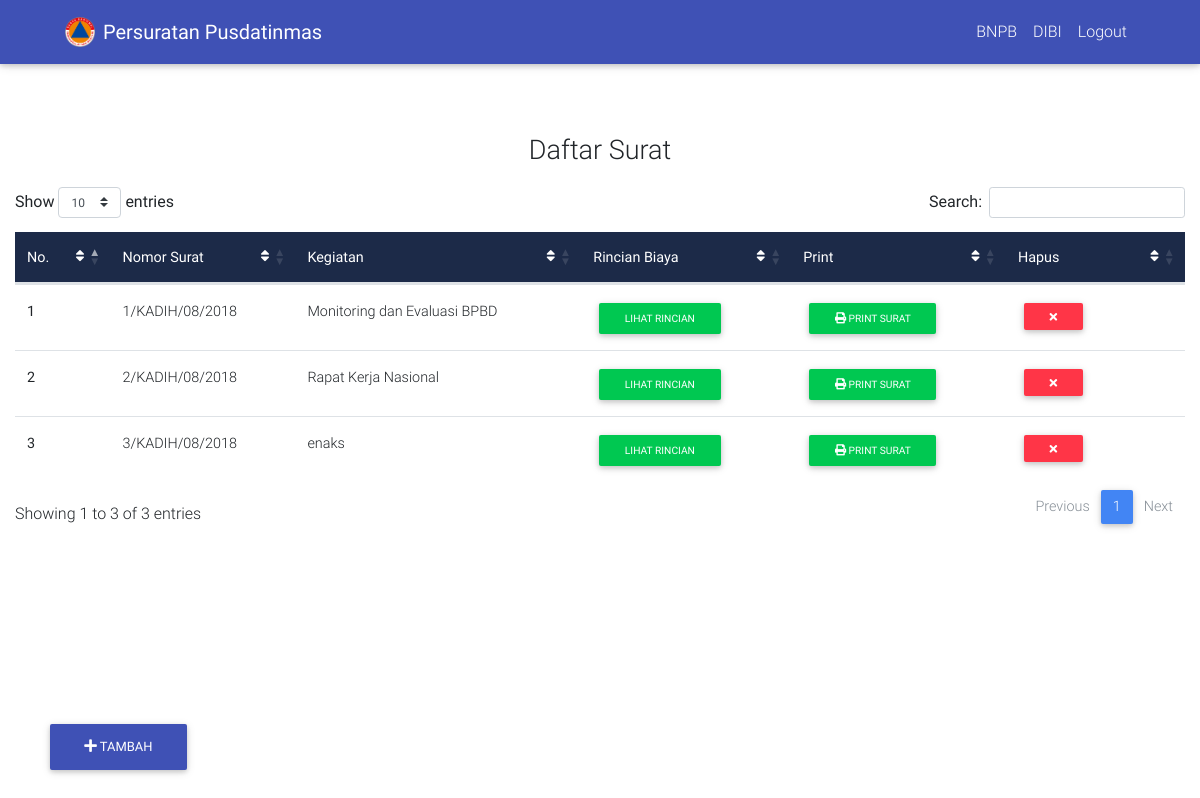
/index.php/home/lihat_surat, run on an earlier commit of the app's database.
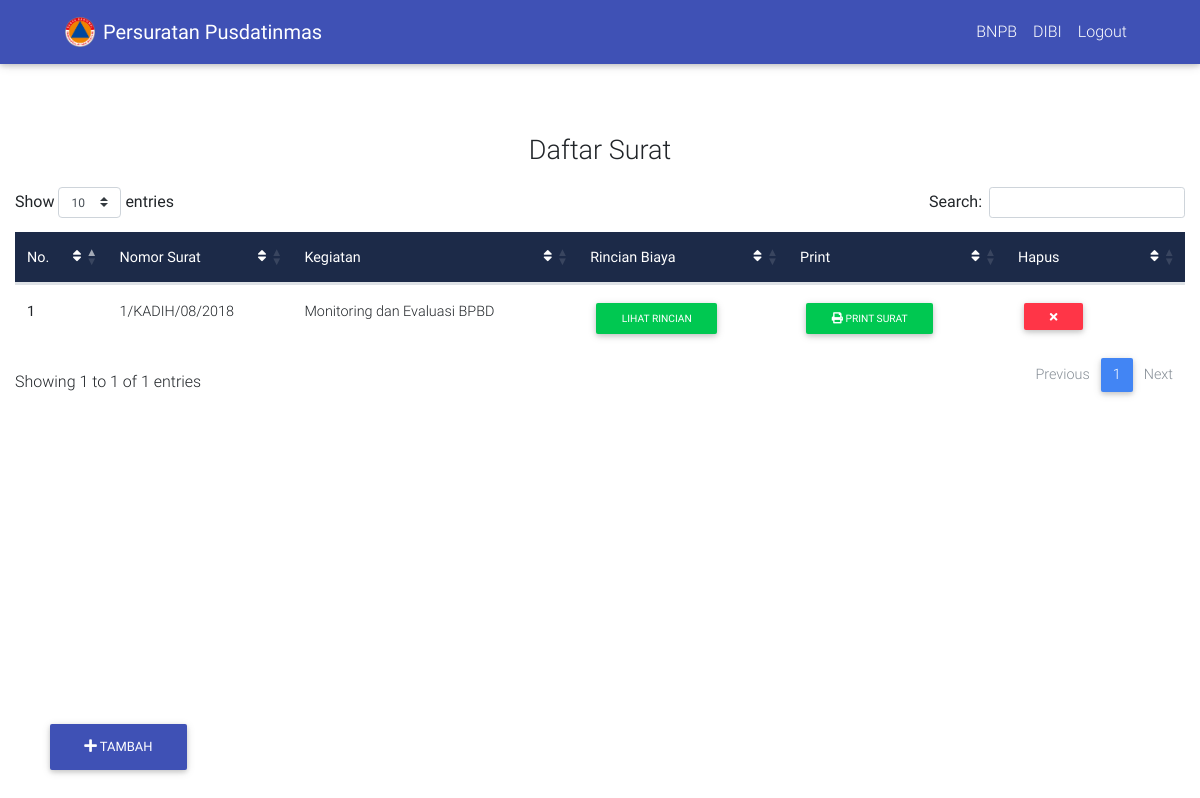
And on a later commit of the database.
### tables this page shows
CREATE TABLE IF NOT EXISTS `surat_dinas` (
  `id` int(11) NOT NULL AUTO_INCREMENT,
  `nomor` varchar(30) NOT NULL DEFAULT '00/KADIH/02/2018',
  `kegiatan` varchar(100) NOT NULL,
  `jenis` tinyint(1) NOT NULL,
  `opsi` tinyint(1) NOT NULL,
  `pos` int(1) DEFAULT NULL,
  PRIMARY KEY (`id`)
);

### application/controllers/Home.php (called while the page is built, shortened)
<?php
class Home extends CI_Controller {
	function __Construct()
    {
        $this->load->model("home_model");
        $this->load->library("pagination");
    }
	public function lihat_surat() {
		$data['surat'] = $this->home_model->get_surat();
		$this->load->view('layouts/nav');
		$this->load->view('layouts/header');
		$this->load->view('lihat_surat', $data);
	}
}

### index.php (called while the page is built, shortened)
<?php
require_once BASEPATH.'core/CodeIgniter.php';

### application/models/Home_model.php (called while the page is built, shortened)
<?php
class Home_model extends CI_Model {
	function get_surat() {
		$this->db->from('surat_dinas');
		$query = $this->db->get();
		return $query->result();
	}
}
?>

### application/views/lihat_surat.php (the view, shortened to what this page needs)
<body>
          <div class="container-fluid" style="padding-top: 10vh; padding-bottom: 15vh;">
                <p style="font-size: 27px; text-align: center; padding-top: 50px;">Daftar Surat</p>
                      <table id="lihat_surat" class="table table-hover" cellspacing="0">
                          <thead class="mdb-color darken-3 white-text">
                            <tr>
                              <th scope="col">No.
                                <i class="fa fa-sort float-right" aria-hidden="true"></i>
                              </th>
                              <th class="th-sm" scope="col">Nomor Surat
                                <i class="fa fa-sort float-right" aria-hidden="true"></i>
                              </th>
                              <th class="th-sm" scope="col">Kegiatan
                                <i class="fa fa-sort float-right" aria-hidden="true"></i>
                              </th>
                              <th class="th-sm" scope="col">Rincian Biaya
                                <i class="fa fa-sort float-right" aria-hidden="true"></i>
                              </th>
                              <th class="th-sm" scope="col">Print
                                <i class="fa fa-sort float-right" aria-hidden="true"></i>
                              </th>
                              <th class="th-sm" scope="col">Hapus
                                <i class="fa fa-sort float-right" aria-hidden="true"></i>
                              </th>
                            </tr>
                          </thead>
                          <tbody>
						  <?php
						  $i = 1;
						  foreach ($surat as $row) {
						  	echo "
						  	<tr>
                              <th scope=\"row\">$i</th>
                              <td>$row->nomor</td>
                              <td>$row->kegiatan</td>
                              <td>
                                <a href='".base_url('C_PDF/print_biaya/'.$row->id)."'>
                                <button type=\"button\" class=\"btn btn-success btn-sm my-0\">LIHAT RINCIAN
                                </button></a>
                              </td>
                              <td>
                                <a href='".base_url('C_PDF/print/'.$row->id)."' target='_blank'>
                                <button type=\"button\" class=\"btn btn-success btn-sm my-0\"><i class=\"fa fa-print\" aria-hidden=\"true\"></i> PRINT SURAT
                                </button></a>
                              </td>
                              <td>
                                <button onclick='hapus($row->id)'
                                type='button' class='btn btn-danger btn-sm my-0'>
                                <i class='fa fa-times' aria-hidden='true'></i></button>
    						  	";
    						  $i++;
    						}
    				  ?>
						  </tbody>
						</table>
<div class="container-fluid">
      <div class="btn-group">
        <a href="<?php  echo base_url('surat/buat_surat_dinas')?>"> <button class="btn animated bounceInLeft btn-indigo btn-fab" type="button" data-toggle="modal" data-target="#modalRegisterForm" id="main"><i class="fa fa-plus" aria-hidden="true">
          </i> Tambah</button>
        </a>
      </div>
    </div>
  </div>
</body>
</html>

### application/views/layouts/nav.php (shortened to what this page needs)
<nav class="navbar navbar-expand-lg animated fadeInDown navbar-dark indigo scrolling-navbar fixed-top">
    <div class="container">
    <img style="margin-left: 20px;" src="<?php echo base_url('assets/img/logo.png')?>" width="30" height="30">
    <a style="margin-left: 8px;" class="navbar-brand" href="<?php echo base_url('home/beranda')?>"><Strong>Persuratan Pusdatinmas</Strong></a>
    <div class="collapse navbar-collapse" id="navbarTogglerDemo02">
        <span style="margin-right: 20px;">
            <ul class="navbar-nav navbar-right mr-auto mt-lg-0">
              <span><li class="nav-item">
                <a class="nav-link" href="https://bnpb.go.id/">BNPB</a>
            </li></span>
              <span><li class="nav-item">
                <a class="nav-link" href="http://dibi.bnpb.go.id/dibi/">DIBI</a>
            </li></span>
            <span><li class="nav-item">
                <a class="nav-link" onclick="keluar()">Logout</a>
            </li></span>
        </ul>
        </span>
    </div>
</div>
</nav>

### application/views/layouts/header.php (shortened to what this page needs)
<!DOCTYPE html>
<html lang="en">
<head>
	<link rel="stylesheet" href="https://maxcdn.bootstrapcdn.com/font-awesome/4.6.0/css/font-awesome.min.css">
	<link href="<?php echo base_url('assets/css/bootstrap.css')?>" rel="stylesheet">
	<link href="<?php echo base_url('assets/css/mdb.css')?>" rel="stylesheet">
	<link href="<?php echo base_url('assets/css/multiselect/multi-select.css')?>" rel="stylesheet">
	<link href="<?php echo base_url('assets/css/multiselect/multi-select.dev.css')?>" rel="stylesheet">
	<link href="<?php echo base_url('assets/css/multiselect/multi-select.dist.css')?>" rel="stylesheet">
	<link href="<?php echo base_url('assets/css/style.css')?>"  type="text/css" rel="stylesheet">
	<link rel="stylesheet" href="https://unpkg.com/leaflet@1.3.3/dist/leaflet.css"
/>
	<link rel="stylesheet" type="text/css" href="https://cdn.jsdelivr.net/npm/sweetalert2@7.26.11/dist/sweetalert2.all.min.js">
	<link rel="stylesheet" type="text/css" href="https://cdn.jsdelivr.net/npm/sweetalert2@7.26.11/package.json">
	<link rel="stylesheet" type="text/css" href="https://cdn.jsdelivr.net/npm/sweetalert2@7.26.11/sweetalert2.d.ts">
	<link rel="stylesheet" href="https://use.fontawesome.com/releases/v5.2.0/css/all.css"
>
	<link rel="stylesheet" type="text/css" href="https://cdn.datatables.net/1.10.19/css/dataTables.bootstrap4.min.css">
</head>

### assets/css/style.css (style rules this page uses)
html, body, header, .view { height: 100%; }

### application/views/layouts/header.php (style rules this page uses)
.btn-group .btn-fab { position: fixed !important; left: 50px; }
#main { bottom: 30px; }

What changed in the data, as far as the page shows it:
removed surat_dinas: nomor "2/KADIH/08/2018", kegiatan "Rapat Kerja Nasional"
removed surat_dinas: nomor "3/KADIH/08/2018", kegiatan "enaks"
Also different on the page:
text written by a page script: "Show entries Search: Showing 1 to 3 of 3 entries Previous 1 Next" → "Show entries Search: Showing 1 to 1 of 1 entries Previous 1 Next"
